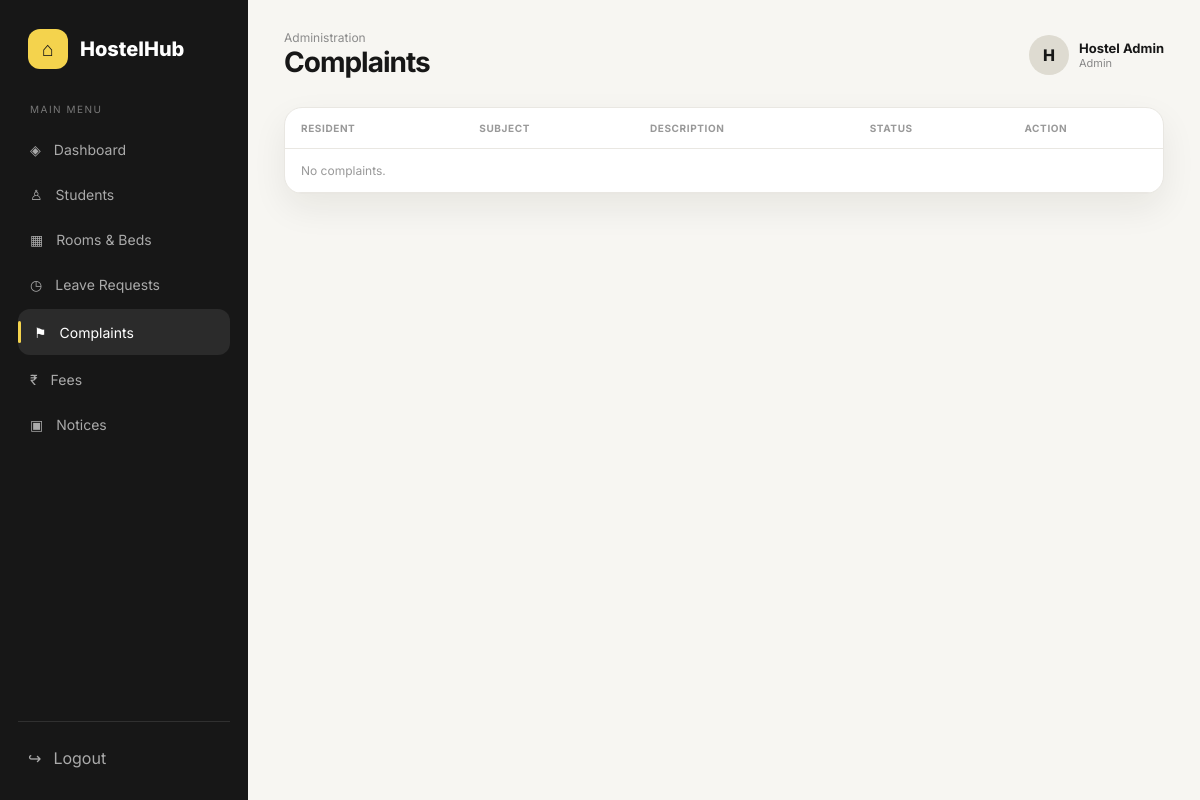
Screenshot of /admin/complaints (signed in) with the database file from the repository.
### app/models.py (models this page shows)
class User(UserMixin, db.Model):
    id = db.Column(db.Integer, primary_key=True)
    name = db.Column(db.String(120), nullable=False)
    email = db.Column(db.String(150), unique=True, nullable=False)
    password = db.Column(db.String(255), nullable=False)
    role = db.Column(db.String(30), nullable=False, default='student')
    student = db.relationship('Student', backref='user', uselist=False, cascade='all, delete-orphan')

### app/routes/admin.py (the view)
@admin.route('/complaints')
def complaints():
    return render_template('admin/complaints.html', complaints=Complaint.query.order_by(Complaint.id.desc()).all())

### app/models.py (called while the page is built)
@login_manager.user_loader
def load_user(user_id):
    return db.session.get(User, int(user_id))

### app/routes/admin.py (called while the page is built)
@admin.before_request
def check_admin():
    if not current_user.is_authenticated or current_user.role != 'admin':
        abort(403)

### app/templates/admin/complaints.html
{% extends 'base.html' %}{% block title %}Complaints | HostelHub{% endblock %}{% block heading %}Complaints{% endblock %}{% block content %}<div class="card table-card"><table class="table"><thead><tr><th>Resident</th><th>Subject</th><th>Description</th><th>Status</th><th>Action</th></tr></thead><tbody>{% for c in complaints %}<tr><td>{{c.student.user.name}}</td><td><b>{{c.subject}}</b></td><td style="white-space:normal;max-width:360px">{{c.description}}</td><td><span class="badge {% if c.status=='Resolved' %}green{% else %}red{% endif %}">{{c.status}}</span></td><td>{% if c.status=='Open' %}<form method="post" action="{{url_for('admin.update_complaint',complaint_id=c.id,status='Resolved')}}"><button class="btn">Resolve</button></form>{% else %}Done{% endif %}</td></tr>{% else %}<tr><td colspan="5" class="empty">No complaints.</td></tr>{% endfor %}</tbody></table></div>{% endblock %}

### app/templates/base.html (shortened to what this page needs)
<!doctype html><html lang="en"><head><link rel="stylesheet" href="{{ url_for('static', filename='css/style.css') }}"></head><body>
{% if current_user.is_authenticated %}
<div class="app-shell"><aside class="sidebar" id="sidebar"><div class="logo"><div class="logo-mark">⌂</div><div>HostelHub</div></div><div class="nav-title">Main menu</div><nav class="nav">
{% if current_user.role=='admin' %}
<a class="" href="{{url_for('admin.dashboard')}}">◈ <span>Dashboard</span></a><a class="" href="{{url_for('admin.students')}}">♙ <span>Students</span></a><a class="" href="{{url_for('admin.rooms')}}">▦ <span>Rooms & Beds</span></a><a class="" href="{{url_for('admin.leaves')}}">◷ <span>Leave Requests</span></a><a class="{% if request.endpoint=='admin.complaints' %}active{% endif %}" href="{{url_for('admin.complaints')}}">⚑ <span>Complaints</span></a><a class="" href="{{url_for('admin.fees')}}">₹ <span>Fees</span></a><a class="" href="{{url_for('admin.notices')}}">▣ <span>Notices</span></a>
{% endif %}</nav><div class="sidebar-bottom"><a href="{{url_for('auth.logout')}}">↪ <span>Logout</span></a></div></aside>
<main class="main"><header class="topbar"><div style="display:flex;gap:12px;align-items:center"><div><div class="eyebrow">{% if current_user.role=='admin' %}Administration{% else %}Resident portal{% endif %}</div><h1>{% block heading %}{% endblock %}</h1></div></div><div class="user-chip"><div class="avatar">{{current_user.name[:1]|upper}}</div><div><div class="user-name">{{current_user.name}}</div><div class="user-role">{{current_user.role|capitalize}}</div></div></div></header>{% block content %}{% endblock %}</main></div>
{% endif %}</body></html>

### app/static/css/style.css (style rules this page uses)
:root { --ink:#171717;--muted:#777;--line:#e9e7e2;--paper:#fff;--soft:#f7f6f2;--yellow:#f4d34d;--green:#2f9b63;--red:#e55b5b;--shadow:0 14px 35px rgba(30,28,20,.07) }
* { box-sizing:border-box;margin:0;padding:0 }
body { font-family:Inter,Arial,sans-serif;background:var(--soft);color:var(--ink) }
a { text-decoration:none;color:inherit }
.app-shell { display:flex;min-height:100vh }
.sidebar { width:248px;background:#171717;color:#fff;padding:24px 18px;position:fixed;inset:0 auto 0 0;z-index:10 }
.logo { display:flex;align-items:center;gap:12px;padding:5px 10px 34px;font-weight:800;font-size:20px }
.logo-mark { width:40px;height:40px;border-radius:12px;background:var(--yellow);color:#171717;display:grid;place-items:center;font-size:20px }
.nav-title { font-size:10px;color:#777;text-transform:uppercase;letter-spacing:1.5px;padding:0 12px 10px }
.nav a { display:flex;align-items:center;gap:13px;padding:12px;border-radius:12px;color:#aaa;font-size:14px;margin:4px 0 }
.nav a:hover,.nav a.active { background:#2b2b2b;color:#fff }
.nav a.active:before { content:'';width:3px;height:22px;background:var(--yellow);border-radius:5px;margin-left:-12px }
.sidebar-bottom { position:absolute;left:18px;right:18px;bottom:22px;border-top:1px solid #303030;padding-top:16px }
.sidebar-bottom a { display:flex;gap:12px;align-items:center;color:#aaa;padding:10px }
.main { margin-left:248px;width:calc(100% - 248px);padding:30px 36px 50px }
.topbar { display:flex;align-items:center;justify-content:space-between;margin-bottom:28px }
.eyebrow { color:#8b8b8b;font-size:12px }
.topbar h1 { font-size:28px;letter-spacing:-1px }
.user-chip { display:flex;align-items:center;gap:10px }
.avatar { width:40px;height:40px;border-radius:50%;background:#dedbd1;display:grid;place-items:center;font-weight:800 }
.user-name { font-weight:700;font-size:13px }
.user-role { font-size:11px;color:#888 }
.card { background:var(--paper);border:1px solid var(--line);border-radius:18px;box-shadow:var(--shadow) }
.table-card { overflow:auto }
.table { width:100%;border-collapse:collapse }
.table th,.table td { text-align:left;padding:14px 16px;border-bottom:1px solid var(--line);font-size:12px;white-space:nowrap }
.table th { font-size:10px;text-transform:uppercase;color:#999;letter-spacing:.6px }
.empty { padding:35px;text-align:center;color:#999;font-size:13px }

### rows the page displays
User: name "H", name "Hostel Admin", role "Admin"
